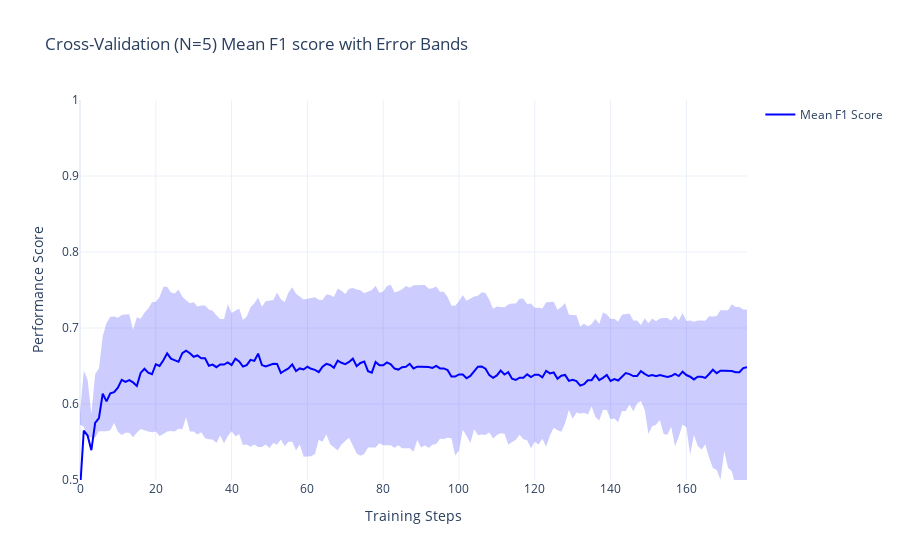

Write notebook code for a chart like this one.
### Code cell
import plotly.graph_objects as go

# Create figure
fig = go.Figure()

# Add mean performance line
fig.add_trace(
    go.Scatter(
        x=cv_results["iterations"], y=cv_results["test-F1-mean"], mode="lines", name="Mean F1 Score", line=dict(color="blue")
    )
)

# Add shaded error region
fig.add_trace(
    go.Scatter(
        x=pd.concat([cv_results["iterations"], cv_results["iterations"][::-1]]),
        y=pd.concat([cv_results["test-F1-mean"]+cv_results["test-F1-std"], 
                     cv_results["test-F1-mean"]-cv_results["test-F1-std"]]),
        fill="toself", 
        fillcolor="rgba(0, 0, 255, 0.2)",
        line=dict(color="rgba(255, 255, 255, 0)"),
        showlegend=False
    )
)

# Customize layout
fig.update_layout(
    title="Cross-Validation (N=5) Mean F1 score with Error Bands",
    xaxis_title="Training Steps",
    yaxis_title="Performance Score",
    template="plotly_white",
    yaxis=dict(range=[0.5, 1])
)

fig.show()

fig.write_image(outfolder / "test_f1.png")

### Figure 1 — Plotly figure (JSON) as saved in the notebook; plotly's stock layout.template omitted (floating-point values rounded to 4 significant figures; data arrays with more than 128 entries replaced by an {"elided": "..."} marker saying what was removed)
{"data": [{"line": {"color": "blue"}, "mode": "lines", "name": "Mean F1 Score", "type": "scatter", "x": {"elided": "177 int values"}, "y": {"elided": "177 float values"}}, {"fill": "toself", "fillcolor": "rgba(0, 0, 255, 0.2)", "line": {"color": "rgba(255, 255, 255, 0)"}, "showlegend": false, "type": "scatter", "x": {"elided": "354 int values"}, "y": {"elided": "354 float values"}}], "layout": {"title": {"text": "Cross-Validation (N=5) Mean F1 score with Error Bands"}, "xaxis": {"title": {"text": "Training Steps"}}, "yaxis": {"range": [0.5, 1], "title": {"text": "Performance Score"}}}}
